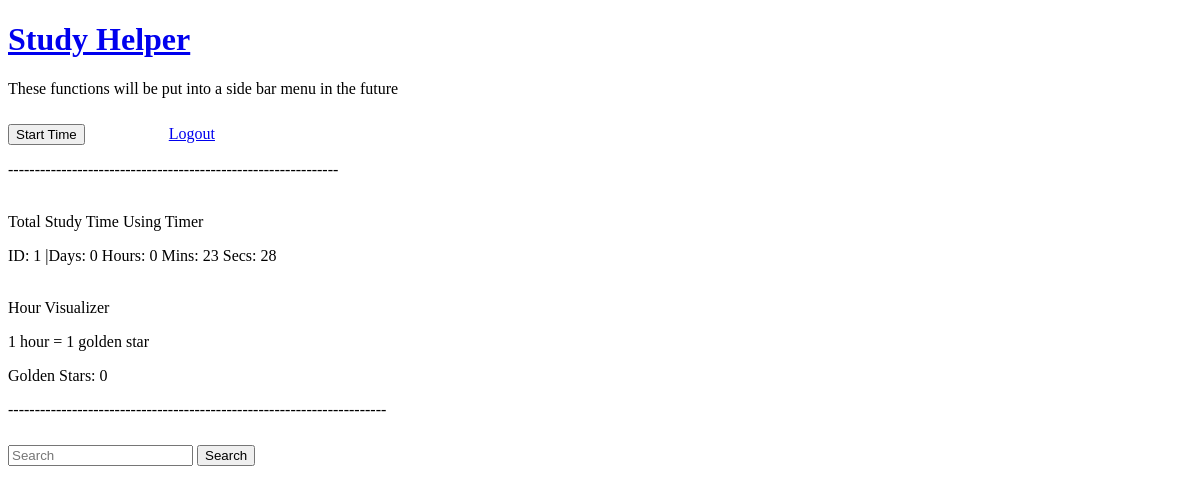
Page /mystats (signed in) on the earlier database version.
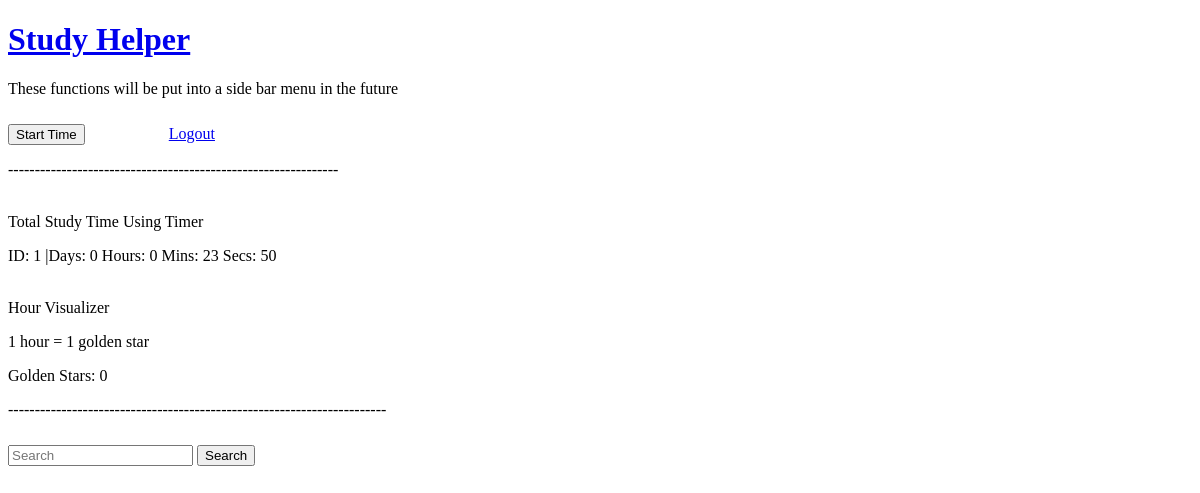
Same page on the later database version.
### myapp/models.py (models this page shows)
class HoursTracked(UserMixin, db.Model):
    id = db.Column(db.Integer, primary_key=True)
    time = db.Column(db.Integer)
    author_id = db.Column(db.Integer, db.ForeignKey('user.id'))
    def __repr__(self):
        time = round(self.time/1000)
        day = time // (24 * 3600)
        time = time % (24 * 3600)
        hour = time // 3600
        time %= 3600
        mins = time // 60
        time %= 60
        secs = time
        return f'ID: {self.id} |Days: {day} Hours: {hour} Mins: {mins} Secs: {secs}'

### myapp/routes.py (the view)
@myapp_obj.route("/mystats")
def stats():
    hours_tracked = HoursTracked.query.get(current_user.get_id())
    time = hours_tracked.time
    time = round(time/1000)
    day = time // (24 * 3600)
    time = time % (24 * 3600)
    hour = time // 3600
    golden_stars = ""
    num_of_stars = 0
    for n in range(hour):
        golden_stars +=" X "
        num_of_stars += 1
    return render_template("user/stats.html", hours_tracked = hours_tracked, golden_stars = golden_stars, num = num_of_stars)

### myapp/models.py (called while the page is built)
@login.user_loader
def load_user(id):
    return User.query.get(int(id))

### myapp/templates/user/stats.html (shortened to what this page needs)
{% extends "user/user_menu.html" %}
{% block content %}
    <p><br>Total Study Time Using Timer</p>
    <p>{{ hours_tracked }}</p>
    <p><br>Hour Visualizer</p>
    <p>1 hour = 1 golden star</p>
    <p>Golden Stars: {{ num }}</p>
    <p>-----------------------------------------------------------------------</p>
{% endblock %}

### myapp/templates/user/user_menu.html (shortened to what this page needs)
{% extends "base.html" %}
{% block menu %}
    <p>These functions will be put into a side bar menu in the future</p>
    <button id="start_timer" class="btn">Start Time</button>
    <a href="/logout">Logout</a>
    <p>--------------------------------------------------------------</p>
{% endblock %}

### myapp/templates/base.html (shortened to what this page needs)
<!DOCTYPE HTML>
<html>
    <head>
    <link rel="stylesheet" href="{{ url_for('static', filename='css/pomodoro.css') }}">
	<a href="/">
        <h1>Study Helper</h1>
    <a>
    </head>
    <body>
        {% if current_user.is_authenticated %}
            {% block menu %}
            {% endblock %}
        {% endif %}
	{% block content %}
	{% endblock %}
    <form class="form-inline my-2 my-lg-0" method="GET">
         <input class="form-control mr-sm-2"
         type="search" placeholder="Search" name="q">
         <button class="btn btn-outline-success my-2 my-sm-0"
         type="submit">Search</button>
    </form>
    </body>
</html>

### myapp/static/css/pomodoro.css (style rules this page uses)
body { margin: 20; padding: 10; }
.btn { margin-top: 10px; display : inline; }

Differences in the rows shown:
changed HoursTracked: time+id "ID: 1 |Days: 0 Hours: 0 Mins: 23 Secs: 28" → "ID: 1 |Days: 0 Hours: 0 Mins: 23 Secs: 50"
